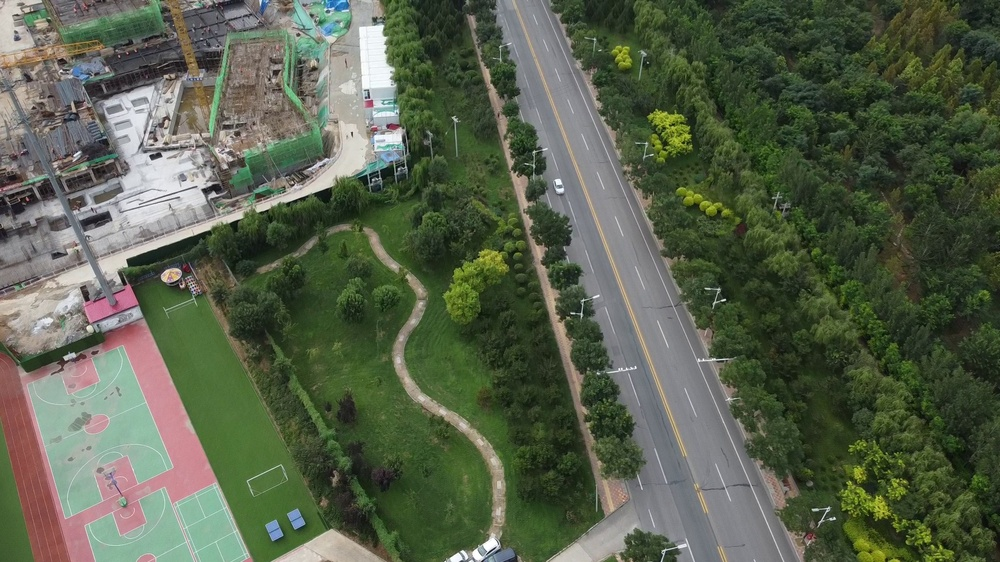
#> input picture raw_images/0-0901-YFC-DJI_0143-2070.jpg, 1000 x 562 px, shrunk from 1920 x 1080 before the run
$ python light-red.py --light_dir raw_images --red_dir raw_images --ann_dir raw_images
#> lines starting #> are read from the running program, lines starting #| are printed output that depends on the picture
# light-red.py

import os
import cv2
import xml.etree.ElementTree as ET
from pathlib import Path
import numpy as np
import argparse
import re
from collections import defaultdict

def extract_timestamp_from_filename(filename: str):
    """
    从文件名提取时间戳（假设格式为: prefix_1652345678_123.jpg）
    返回浮点秒（如 1652345678.123）
    若无法提取，返回 None
    """
    stem = Path(filename).stem
    # 尝试匹配末尾的时间戳模式：数字_三位毫秒
    match = re.search(r'_(\d+)_(\d{3})$', stem)
    if match:
        sec = int(match.group(1))
        ms = int(match.group(2))
        return sec + ms / 1000.0
    return None

def time_sync_check(img_light_path, img_red_path, max_diff_ms=10):
    """
    验证两图像时间差是否 ≤ max_diff_ms 毫秒
    若无法提取时间戳，默认返回 True（依赖硬件同步）
    """
    t1 = extract_timestamp_from_filename(img_light_path.name)
    t2 = extract_timestamp_from_filename(img_red_path.name)
    if t1 is None or t2 is None:
        return True  # 信任 DJI 硬件同步
    return abs(t1 - t2) * 1000 <= max_diff_ms

def load_bboxes_from_xml(xml_path):
    """加载 Pascal VOC XML 中的边界框，返回 [(class_name, (cx, cy)), ...]"""
    if not xml_path.exists():
        return []
    tree = ET.parse(xml_path)
    root = tree.getroot()
    bboxes = []
    for obj in root.findall('object'):
        name = obj.find('name').text
        bndbox = obj.find('bndbox')
        xmin = float(bndbox.find('xmin').text)
        ymin = float(bndbox.find('ymin').text)
        xmax = float(bndbox.find('xmax').text)
        ymax = float(bndbox.find('ymax').text)
        cx = (xmin + xmax) / 2
        cy = (ymin + ymax) / 2
        bboxes.append((name, (cx, cy)))
    return bboxes

def spatial_consistency_check(img_light, img_red, xml_light, xml_red, min_matches=150, max_center_dist=5):
    """
    执行空间一致性验证：
    1. SIFT 特征匹配 ≥ min_matches
    2. 同类目标中心点距离 ≤ max_center_dist
    """
    # Step 1: SIFT 匹配
    try:
        sift = cv2.SIFT_create()
        kp1, des1 = sift.detectAndCompute(img_light, None)
        kp2, des2 = sift.detectAndCompute(img_red, None)

        if des1 is None or des2 is None:
            return False

        bf = cv2.BFMatcher()
        matches = bf.knnMatch(des1, des2, k=2)
        good = []
        for m_n in matches:
            if len(m_n) == 2:
                m, n = m_n
                if m.distance < 0.75 * n.distance:
                    good.append(m)
        if len(good) < min_matches:
            return False
    except Exception:
        return False

    # Step 2: 边界框中心一致性（仅当两个XML都存在）
    bboxes_l = load_bboxes_from_xml(xml_light)
    bboxes_r = load_bboxes_from_xml(xml_red)

    if not bboxes_l and not bboxes_r:
        return True  # 无目标，视为一致
    if not bboxes_l or not bboxes_r:
        return False  # 一个有目标一个无，不一致

    # 构建类别到中心点的映射（简化：仅检查同类目标最近匹配）
    centers_l = defaultdict(list)
    centers_r = defaultdict(list)
    for name, center in bboxes_l:
        centers_l[name].append(center)
    for name, center in bboxes_r:
        centers_r[name].append(center)

    for cls in set(centers_l.keys()) | set(centers_r.keys()):
        list_l = centers_l.get(cls, [])
        list_r = centers_r.get(cls, [])
        if not list_l or not list_r:
            continue  # 某一类只在一侧出现，暂不视为错误（可能遮挡）
        # 简单最近邻检查
        for c_l in list_l:
            min_dist = min(np.linalg.norm(np.array(c_l) - np.array(c_r)) for c_r in list_r)
            if min_dist > max_center_dist:
                return False
    return True

def main():
    parser = argparse.ArgumentParser(description="Validate & enforce consistency between visible and infrared image pairs in NEODrone.")
    parser.add_argument("--light_dir", type=str, required=True, help="Directory of visible light images (e.g., Images/light)")
    parser.add_argument("--red_dir", type=str, required=True, help="Directory of infrared images (e.g., Images/red)")
    parser.add_argument("--ann_dir", type=str, required=True, help="Directory of Pascal VOC XML annotations")
    parser.add_argument("--output_report", type=str, default="light_red_consistency_report.txt", help="Output report file")
    parser.add_argument("--keep_consistent_only", action="store_true", help="If set, move inconsistent pairs to 'rejected/' subdirs")

    args = parser.parse_args()

    light_dir = Path(args.light_dir)
    red_dir = Path(args.red_dir)
    ann_dir = Path(args.ann_dir)

    # 获取所有可见光图像（假设红外图像同名）
    light_imgs = {p.stem: p for p in light_dir.rglob("*.jpg")}
    red_imgs = {p.stem: p for p in red_dir.rglob("*.jpg")}

    common_stems = set(light_imgs.keys()) & set(red_imgs.keys())
    print(f"Found {len(common_stems)} potential image pairs.")

    if args.keep_consistent_only:
        (light_dir / "rejected").mkdir(exist_ok=True)
        (red_dir / "rejected").mkdir(exist_ok=True)

    passed = 0
    failed = 0
    report_lines = []

    for stem in sorted(common_stems):
        img_l = light_imgs[stem]
        img_r = red_imgs[stem]
        xml_l = ann_dir / (stem + ".xml")
        xml_r = ann_dir / (stem + ".xml")  # 同名标注

        # 时间同步检查
        if not time_sync_check(img_l, img_r):
            reason = "Time sync failed (>10ms)"
            failed += 1
            report_lines.append(f"{stem}: {reason}")
            if args.keep_consistent_only:
                img_l.rename(light_dir / "rejected" / img_l.name)
                img_r.rename(red_dir / "rejected" / img_r.name)
            continue

        # 加载图像
        im_l = cv2.imread(str(img_l), cv2.IMREAD_GRAYSCALE)
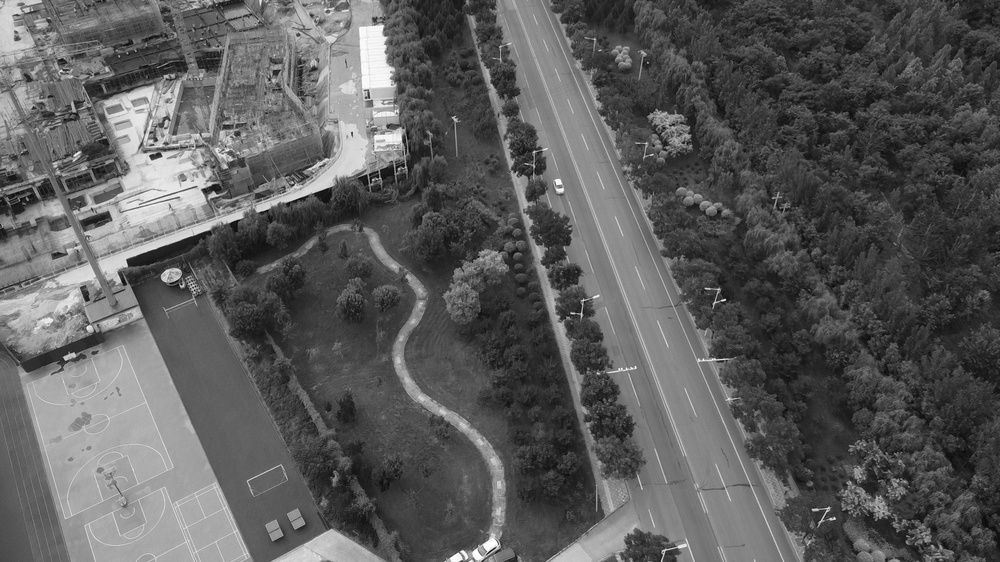
#> im_l: shape (562, 1000); min 0, max 255, mean 91.5
        im_r = cv2.imread(str(img_r), cv2.IMREAD_GRAYSCALE)
        if im_l is None or im_r is None:
            reason = "Image load failed"
            failed += 1
            report_lines.append(f"{stem}: {reason}")
            if args.keep_consistent_only:
                img_l.rename(light_dir / "rejected" / img_l.name)
                img_r.rename(red_dir / "rejected" / img_r.name)
            continue

        # 空间一致性检查
        if not spatial_consistency_check(im_l, im_r, xml_l, xml_r):
#> in spatial_consistency_check, `kp1, des1 = sift.detectAndCompute(img_light, None)`: kp1 = 4217 keypoints; strongest (x, y, size): (152, 157, 3.8), (831, 519, 1.9), (206, 191, 5.2), (813, 510, 2)
#> in spatial_consistency_check, `kp2, des2 = sift.detectAndCompute(img_red, None)`: kp2 has the same summary as kp1
#> in spatial_consistency_check, `matches = bf.knnMatch(des1, des2, k=2)`: matches = 4217 matches
            reason = "Spatial consistency failed (SIFT<150 or bbox center dist>5px)"
            failed += 1
            report_lines.append(f"{stem}: {reason}")
            if args.keep_consistent_only:
                img_l.rename(light_dir / "rejected" / img_l.name)
                img_r.rename(red_dir / "rejected" / img_r.name)
            continue

        passed += 1
#> pass 2 of the loop in main, `for stem in sorted(common_stems):`:
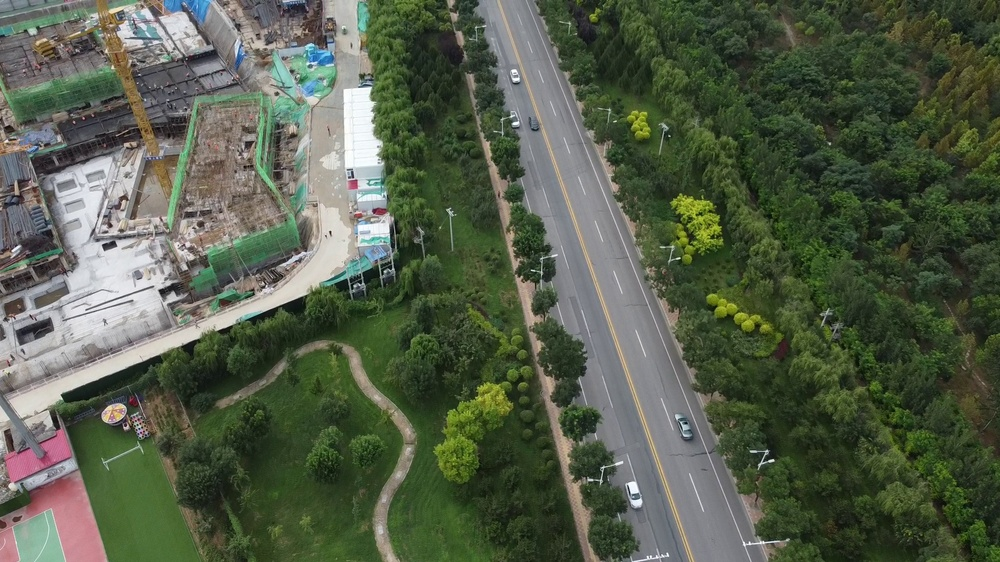
#> input picture raw_images/0-0901-YFC-DJI_0143-2160.jpg, 1000 x 562 px, shrunk from 1920 x 1080 before the run
#> in main, `im_l = cv2.imread(str(img_l), cv2.IMREAD_GRAYSCALE)`:
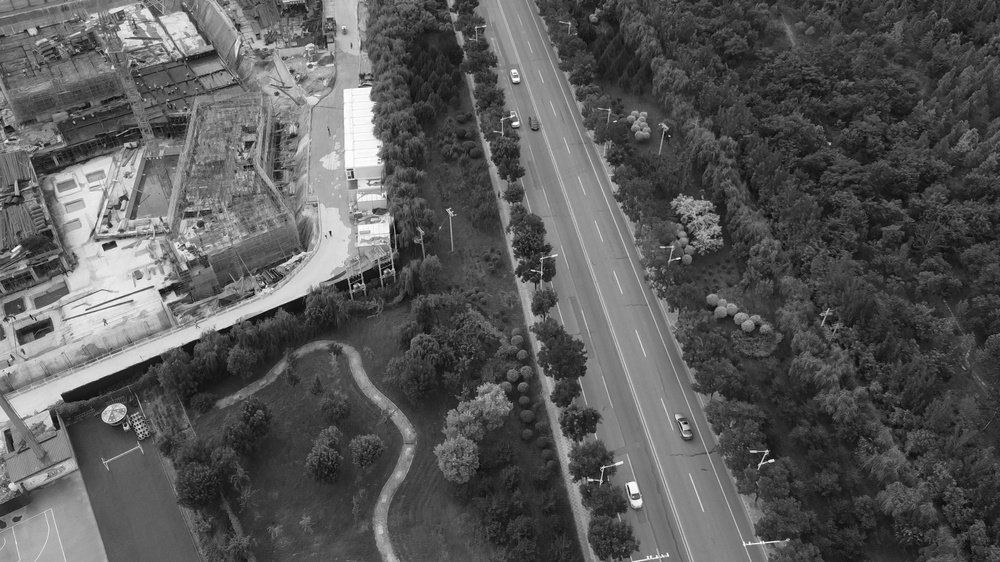
#> im_l: shape (562, 1000); min 0, max 255, mean 88.3
#> kp1 = 4701 keypoints; strongest (x, y, size): (772, 460, 2.6), (163, 292, 6.2), (592, 480, 1.9), (385, 271, 1.9)
#> kp2 has the same summary as kp1
#> matches = 4701 matches

    # 输出报告
    with open(args.output_report, 'w') as f:
        f.write(f"NEODrone Light-Red Consistency Validation Report\n")
        f.write(f"Total pairs: {len(common_stems)}\n")
        f.write(f"Passed: {passed}\n")
        f.write(f"Failed: {failed}\n\n")
        if report_lines:
            f.write("Failed pairs:\n")
            f.write("\n".join(report_lines))

    print(f"Validation complete. Report saved to {args.output_report}")
    print(f"Passed: {passed}, Failed: {failed}")

    if args.keep_consistent_only:
        print("Inconsistent pairs moved to 'rejected/' subdirectories.")

if __name__ == "__main__":
    main()
